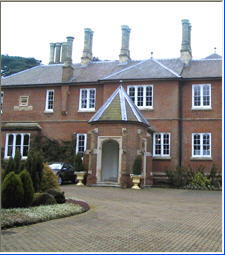
#> input picture python/images/house.jpg, 225 x 255 px
$ python info.py --image images/house.jpg
#> lines starting #> are read from the running program, lines starting #| are printed output that depends on the picture
### python/bpcs.py
import numpy as np

from PIL import Image

SHINOBI = np.array([ord(c) for c in "SHINOBI"], dtype=np.uint8) # tail of secret data
TAIL    = np.array([ord(c) for c in "TAIL"],    dtype=np.uint8) # tail of conjuction map

def read_image_as_numpy(path):
#> called with path = 'images/house.jpg'
    img = Image.open(path) # read img
#> img is the input picture: PIL image 225x255 RGB; mean R, G, B 145, 143.2, 141.1
    arr = np.array(img)    # convert to numpy array
    return arr

# [17 lines left out: functions padding, read_message_as_numpy, not called in this run]

def to_binary(arr):
    if len(arr.shape)==3: # 3 channels (R, G, B)
        bits = np.unpackbits(arr, axis=2) # [[[128,128,128]...]...] => [[[100000001000000010000000]...]...]
        bits = bits.reshape(bits.shape[:2]+(arr.shape[2], 8,)) # divide each color (h, w, c*8) => (h, w, c, 8)
        return bits
    elif len(arr.shape)==2: # 2 channels gray-scale
        bits = np.unpackbits(arr, axis=1)
        bits = bits.reshape(bits.shape[:1]+(arr.shape[1], 8,)) # (h, w*8) => (h, w, 8)
        return bits
    elif len(arr.shape)==1:
        org = arr.shape             # original shape
        arr = np.unpackbits(arr)
        arr = arr.reshape(org+(8,)) # (original shape*bits) => (original shape, 8)
        return arr
    else:
        print("Unsupported shape of image")
        exit(1)
    return None

# [51 lines left out: functions to_image, pbc_to_cgc, cgc_to_pbc, not called in this run]

def extract_bitplane(arr, color, bit):
    if len(arr.shape)==4: # RGB
        bitplane = arr[:,:,color,bit] # bitplane shape is (h, w) 2d array
    elif len(arr.shape)==3: # gray-scale
        bitplane = arr[:,:,bit] # bitplane shape is (h, w) 2d array
    else:
        print("Unsupported shape of image")
        exit(1)
    return bitplane

def get_block_as_iter(bitplane, blocksize):
    n_rows, n_cols = bitplane.shape
    for y in range(0, n_rows, blocksize[0]):
        for x in range(0, n_cols, blocksize[1]):
            block = bitplane[y:y+blocksize[0], x:x+blocksize[1]]
            if block.shape==blocksize:
                yield x, y, block
    return None

def complexity(bitplane):
    n_rows, n_cols = bitplane.shape # bitplane shape is (h, w) 2d array
    max_cpx        = ((n_rows-1)*n_cols)+((n_cols-1)*n_rows) # max complexity
    k              = 0
    xor  = np.logical_xor(bitplane[1:], bitplane[:-1])       # row complexity
    k   += len(xor[xor==True])
    xor  = np.logical_xor(bitplane[:,1:], bitplane[:,:-1])   # col complexity
    k   += len(xor[xor==True])
    return k/max_cpx*1.0

# [7 lines left out: function create_wb, not called in this run]

def complication(block):
    wb = create_wb(block.shape)
    return np.uint8(np.logical_xor(block, wb))

# [91 lines left out: functions conjugation_map, secret_blocks, encode, decode_block, decode, not called in this run]

### python/info.py
from argparse import ArgumentParser

from PIL import Image

import numpy as np
import bpcs  as bp

parser = ArgumentParser()
parser.add_argument("-i", "--image",  type=str,       help="encoded image path")
parser.add_argument("-s", "--secret", type=str,       help="secret text file path")
parser.add_argument("-o", "--output", type=str,       help="output text file path")
parser.add_argument("--verbose", action="store_true", help="verbose")
args = parser.parse_args()

blocksize = (8,8)
ath       = 0.45 # complexity threshold

if args.image:
    arr = bp.read_image_as_numpy(args.image)
    arr = bp.to_binary(arr)

    COLOR = 1
    if len(arr.shape)==4: # RGB
        COLOR = 3
    elif len(arr.shape)==3: # gray-scale
        arr = arr.reshape(arr.shape[:2]+(1, arr.shape[2],))
        COLOR = 1
    else:
        print("Unsupported shape of image")
        exit(1)
    n_valid_blocks = 0
    for color in range(COLOR):
        for bit in (7, -1, -1):
            bitplane = bp.extract_bitplane(arr, color, bit)
            cpx      = bp.complexity(bitplane)
            if args.verbose:
                print("image complexity =", cpx)
            for i, (x, y, block) in enumerate(bp.get_block_as_iter(bitplane, blocksize)):
                cpx = bp.complexity(block)
                if args.verbose:
                    print("  block[{0}] complexity =".format(i), cpx)
                if cpx>ath:
                    n_valid_blocks += 1
#> this loop made 3 passes
#> pass 1, in extract_bitplane, `bitplane = arr[:,:,color,bit]`:
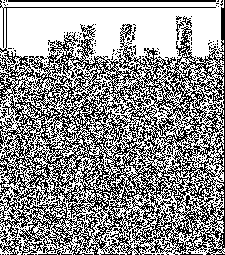
#> bitplane: shape (255, 225); values 0 (black) and 1 (white), 57.3% white; black in thin lines or dots
#> pass 1, in complexity, `xor  = np.logical_xor(bitplane[1:], bitplane[:-1])`:
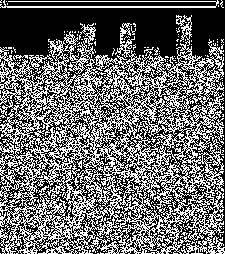
#> xor: shape (254, 225) bool; 42.1% white in thin lines or dots
#> pass 1, in complexity, `xor  = np.logical_xor(bitplane[:,1:], bitplane[:,:-1])`:
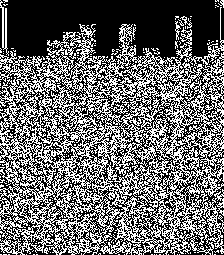
#> xor: shape (255, 224) bool; 41.7% white in thin lines or dots
#> pass 2, in extract_bitplane (call 4), `bitplane = arr[:,:,color,bit]`:
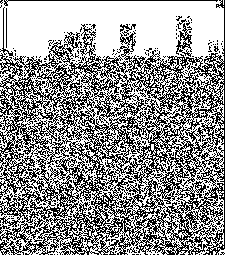
#> bitplane: shape (255, 225); values 0 (black) and 1 (white), 58.4% white; black in thin lines or dots
#> after the loop:
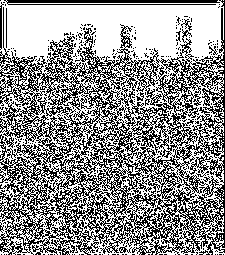
#> bitplane: shape (255, 225); values 0 (black) and 1 (white), 57.6% white; black in thin lines or dots
    print("="*30)
    print("[image blocks info]\n")
    print("number of blocks       =", i+1)
    print("number of valid blocks =", n_valid_blocks)
#| number of valid blocks = 5163
    print("valid embed size       =", n_valid_blocks*blocksize[0]*blocksize[1], "bit")
#| valid embed size       = 330432 bit
    print("valid conj-map size    =", (i+1)*blocksize[0]*blocksize[1]+n_valid_blocks*blocksize[0]*blocksize[1], "bit")
#| valid conj-map size    = 385984 bit
    print("="*30)

if args.secret:
    arr = bp.read_message_as_numpy(args.secret, blocksize)
    arr = bp.to_binary(arr)
    secret_blocks, conj_map = bp.secret_blocks(arr, blocksize, ath)
    n_blocks = len(secret_blocks+conj_map)
    print("="*30)
    print("[secret message blocks info]\n")
    print("secret info size       =", n_blocks*blocksize[0]*blocksize[1], "bit")
    print("  secret message size  =", len(secret_blocks)*blocksize[0]*blocksize[1], "bit")
    print("  conj-map size        =", len(conj_map)*blocksize[0]*blocksize[1], "bit")
    print("="*30)
